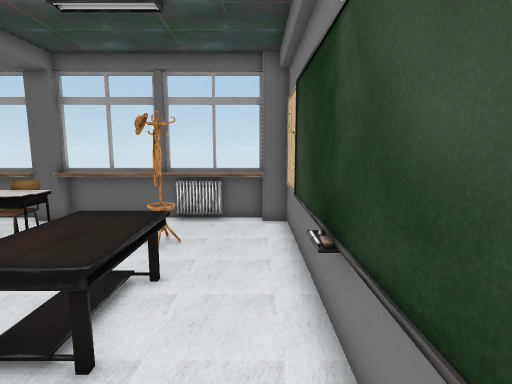
view 1 (above)

16 first-person views from a walk through a 3-D level made in the Unity game engine. The camera is 1.5 m above the floor, tilts 8° down and sees 80° across. The floor is counted in squares, 0.5 m on a side. Each view is taken from the middle of a square. On the plan, view 1 faces up. The plan holds only what a view shows up to about 20 squares ahead; the rest is blank. The player is left out. Some surface patterns are stand-ins.

view 2
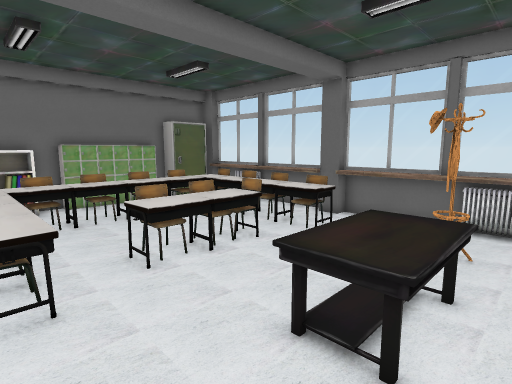

view 3
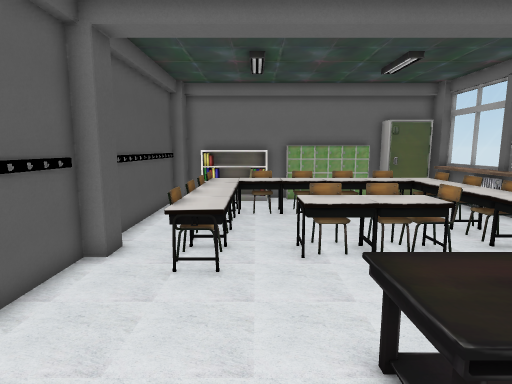

view 4
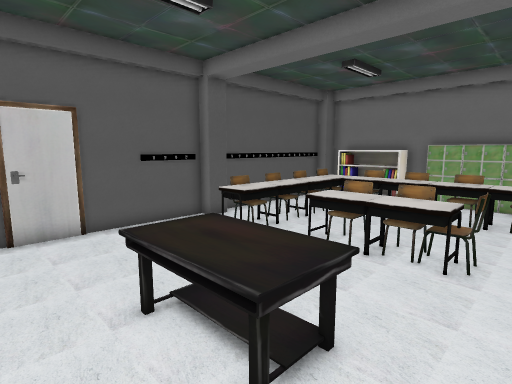

view 5
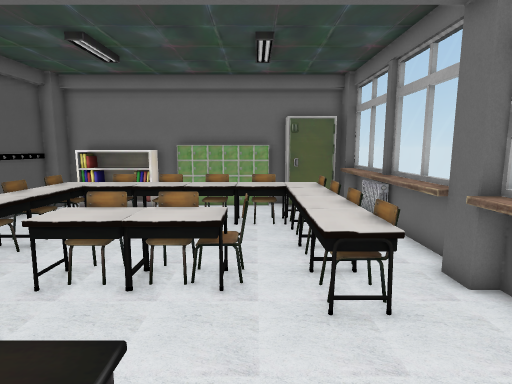

view 6
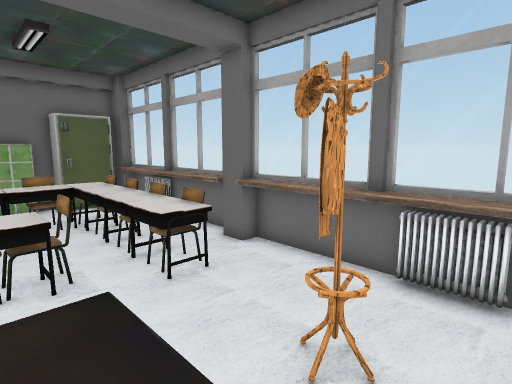

view 7
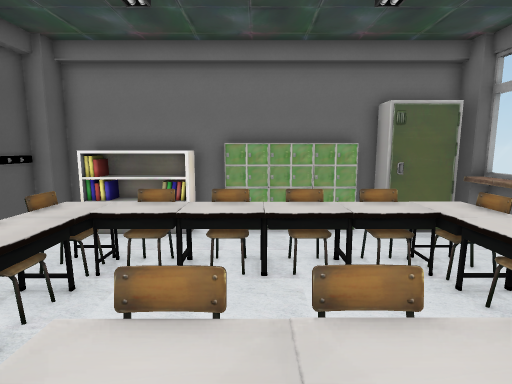

view 8
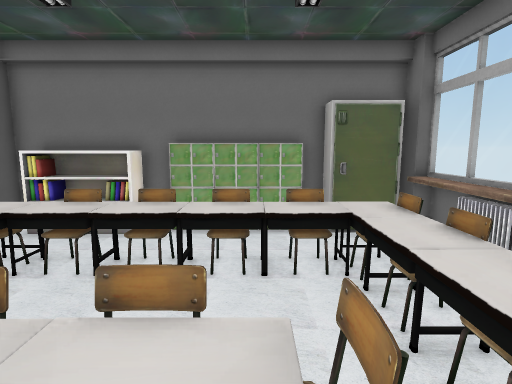

view 9
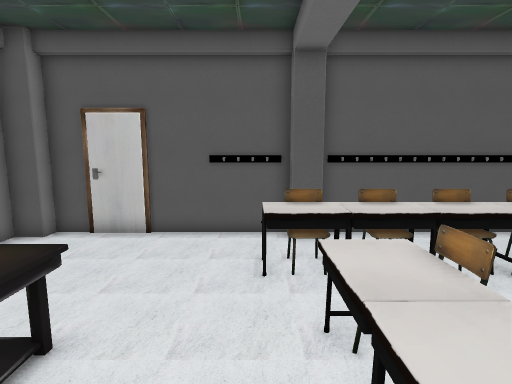

view 10
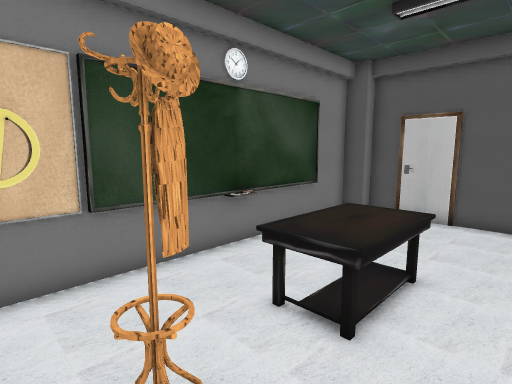

view 11
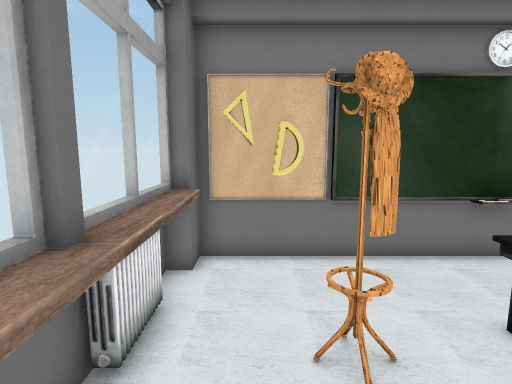

view 12
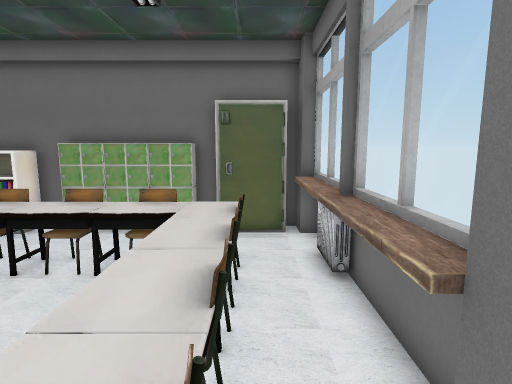

view 13
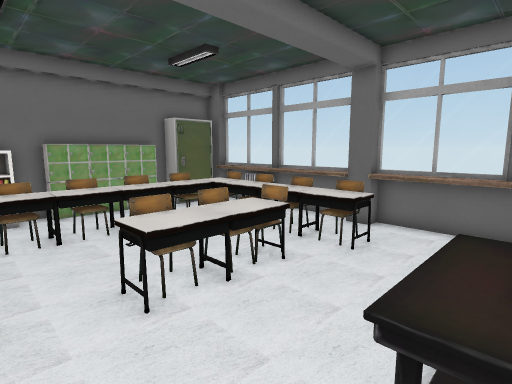

view 14
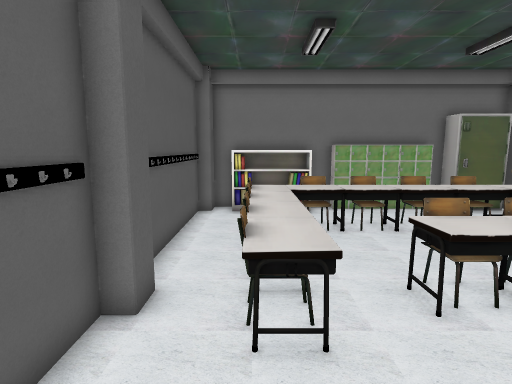

view 15
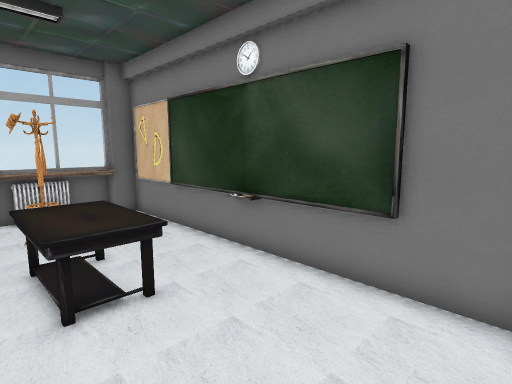

view 16
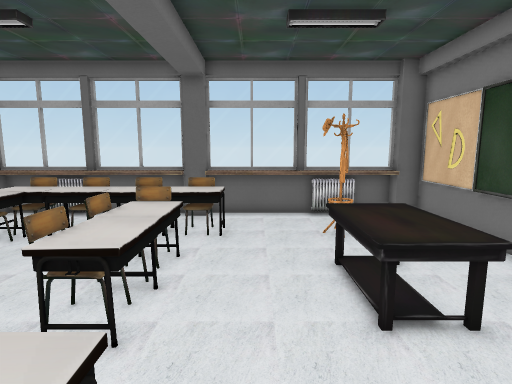

### Floor plan
Points are (right, up) in squares from view 1. A wall is a line through its corners. A room is listed if a view was taken in it or the views show most of it. See-through windows are left out.
Room 1 (views 1, 2, 3, 4, 5, 6, 7, 8, 9, 10, 11, 12, 13, 14, 15, 16)
walls: (-9.2, -2.2) (-8.2, -2.2) (-8.2, -2.8) (0.3, -2.8) (0.3, -2.2) (1.2, -2.2) (1.2, 12.6) (0.3, 12.6); (-8.2, 12.6) (-9.3, 12.6); (-17.5, 2.6) (-18.5, 2.6) (-18.5, -1) (-17.5, -1); (-13.3, 12.8) (-13.8, 12.8); (-17.7, 2.7) (-17.7, -1.2); (-13.7, 13) (-17.7, 13); (-3.8, 12.8) (-4.1, 12.8); (-4.1, 13) (-8.2, 13); (-18.1, 8.7) (-18.1, 3.9) (-18.8, 3.9); (-17.8, -0.2) (-17.6, -0.7) (-17.8, -1); (-1.8, 13) (-1.9, 13.2); (-18.8, 9.6) (-18.8, -2.2) (-17.7, -2.2) (-17.7, -2.8) (-9.4, -2.8); (-18.5, -0.5) (-17.6, -0.5); (-18.5, -0.7) (-17.6, -0.7); (-17.7, 12.4) (-17.7, 9.6); (0.3, 13) (-3.8, 13); (-18.8, 12.6) (-18.8, 12.1)
low walls: (-9.1, 12.4) (-17.7, 12.4); (-9.4, 13.3) (-17.7, 13.3); (-17.5, 2.7) (-17.9, 1.9); (-13.8, 12.6) (-14.5, 13); (-13.8, 12.8) (-15.7, 12.6); (-17.9, 2.5) (-17.6, 1.7) (-18.5, 1.7); (-2.9, 12.7) (-3.3, 12.9); (0.9, 4) (0.9, 5.1); (-1.9, 12.6) (-2.9, 13.1); (-2.6, 13.3) (-3.2, 12.8); (-2.4, 13.2) (-2.9, 12.7) (-3.4, 13.1); (-2.1, 13.2) (-2.6, 12.8) (-2.9, 13.1); (-1.5, 12.7) (-1.8, 12.8); (-1.9, 13.1) (-2.2, 12.9); (-1.5, 12.8) (-3.4, 12.7); (-18.5, -0.2) (-17.8, -0.2); (0.4, 12.4) (-8.2, 12.4); (0.3, 13.3) (-8.2, 13.3)
objects: chair (-15, 0) to (-13, 1); chair (-15, 1) to (-14, 3); chair (-15, 4) to (-14, 5); chair (-15, 6) to (-14, 7); chair (-15, 8) to (-14, 9); chair (-15, 9) to (-13, 11); chair (-12, 0) to (-11, 1); chair (-12, 9) to (-11, 11); chair (-10, 0) to (-9, 1); chair (-10, 3) to (-8, 5); chair (-10, 6) to (-8, 8); chair (-10, 9) to (-10, 11); chair (-9, 9) to (-7, 11); chair (-8, 0) to (-7, 1); desk (-4, 3) to (-2, 7)

Where each view was taken, in squares from view 1:
view 1: 0 up, 0 right, facing up
view 2: 0 up, 1 left, facing up-left
view 3: 2 up, 0 right, facing left
view 4: 9 up, 0 right, facing down-left
view 5: 8 up, 2 left, facing left
view 6: 6 up, 1 left, facing up-left
view 7: 5 up, 7 left, facing left
view 8: 7 up, 7 left, facing left
view 9: 8 up, 7 left, facing down
view 10: 11 up, 6 left, facing down-right
view 11: 11 up, 7 left, facing right
view 12: 11 up, 7 left, facing left
view 13: 1 up, 3 left, facing up-left
view 14: 0 up, 3 left, facing left
view 15: 2 down, 5 left, facing up-right
view 16: 1 down, 6 left, facing up
